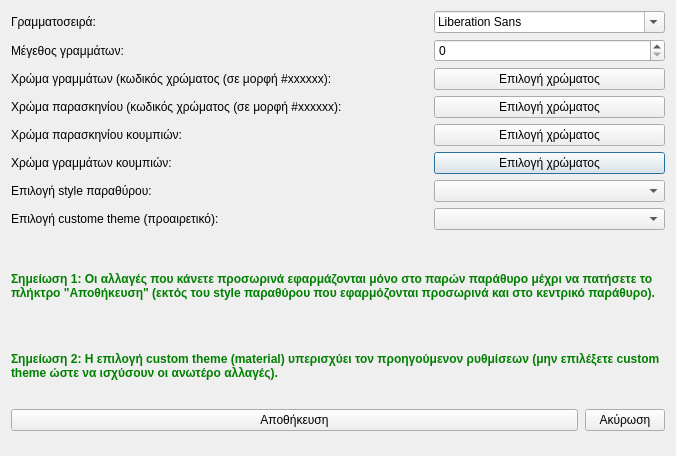
<?xml version="1.0" encoding="UTF-8"?>
<ui version="4.0">
 <class>Dialog</class>
 <widget class="QDialog" name="Dialog">
  <property name="geometry">
   <rect>
    <x>0</x>
    <y>0</y>
    <width>676</width>
    <height>456</height>
   </rect>
  </property>
  <property name="windowTitle">
   <string>Επιλογή θέματος</string>
  </property>
  <property name="windowIcon">
   <iconset resource="../../icons.qrc">
    <normaloff>:/rest-windows/assets/images/rest-windows/theme.png</normaloff>:/rest-windows/assets/images/rest-windows/theme.png</iconset>
  </property>
  <layout class="QGridLayout" name="gridLayout">
   <item row="0" column="2">
    <widget class="QFontComboBox" name="font">
     <property name="sizePolicy">
      <sizepolicy hsizetype="Preferred" vsizetype="Maximum">
       <horstretch>0</horstretch>
       <verstretch>0</verstretch>
      </sizepolicy>
     </property>
     <property name="minimumSize">
      <size>
       <width>0</width>
       <height>0</height>
      </size>
     </property>
    </widget>
   </item>
   <item row="1" column="0" colspan="2">
    <widget class="QLabel" name="label_2">
     <property name="text">
      <string>Μέγεθος γραμμάτων:</string>
     </property>
    </widget>
   </item>
   <item row="5" column="2">
    <widget class="QPushButton" name="button_font_colour">
     <property name="sizePolicy">
      <sizepolicy hsizetype="Minimum" vsizetype="Maximum">
       <horstretch>0</horstretch>
       <verstretch>0</verstretch>
      </sizepolicy>
     </property>
     <property name="minimumSize">
      <size>
       <width>0</width>
       <height>0</height>
      </size>
     </property>
     <property name="text">
      <string>Επιλογή χρώματος</string>
     </property>
     <property name="icon">
      <iconset resource="../../icons.qrc">
       <normaloff>:/rest-windows/assets/images/rest-windows/color-picker.png</normaloff>:/rest-windows/assets/images/rest-windows/color-picker.png</iconset>
     </property>
    </widget>
   </item>
   <item row="3" column="0" colspan="2">
    <widget class="QLabel" name="label_4">
     <property name="text">
      <string>Χρώμα παρασκηνίου (κωδικός χρώματος (σε μορφή #xxxxxx):</string>
     </property>
    </widget>
   </item>
   <item row="4" column="0" colspan="2">
    <widget class="QLabel" name="label_5">
     <property name="text">
      <string>Χρώμα παρασκηνίου κουμπιών:</string>
     </property>
    </widget>
   </item>
   <item row="4" column="2">
    <widget class="QPushButton" name="button_background_colour">
     <property name="sizePolicy">
      <sizepolicy hsizetype="Minimum" vsizetype="Maximum">
       <horstretch>0</horstretch>
       <verstretch>0</verstretch>
      </sizepolicy>
     </property>
     <property name="minimumSize">
      <size>
       <width>0</width>
       <height>0</height>
      </size>
     </property>
     <property name="text">
      <string>Επιλογή χρώματος</string>
     </property>
     <property name="icon">
      <iconset resource="../../icons.qrc">
       <normaloff>:/rest-windows/assets/images/rest-windows/color-picker.png</normaloff>:/rest-windows/assets/images/rest-windows/color-picker.png</iconset>
     </property>
    </widget>
   </item>
   <item row="0" column="0" colspan="2">
    <widget class="QLabel" name="label">
     <property name="text">
      <string>Γραμματοσειρά:</string>
     </property>
    </widget>
   </item>
   <item row="8" column="0" rowspan="2" colspan="3">
    <widget class="QLabel" name="label_8">
     <property name="styleSheet">
      <string notr="true">QLabel{font-weight:bold;color:green;}</string>
     </property>
     <property name="text">
      <string>Σημείωση 1: Οι αλλαγές που κάνετε προσωρινά εφαρμάζονται μόνο στο παρών παράθυρο μέχρι να πατήσετε το πλήκτρο &quot;Αποθήκευση&quot; (εκτός του style παραθύρου που εφαρμόζονται προσωρινά και στο κεντρικό παράθυρο).</string>
     </property>
     <property name="wordWrap">
      <bool>true</bool>
     </property>
    </widget>
   </item>
   <item row="3" column="2">
    <widget class="QPushButton" name="background_colour">
     <property name="sizePolicy">
      <sizepolicy hsizetype="Minimum" vsizetype="Maximum">
       <horstretch>0</horstretch>
       <verstretch>0</verstretch>
      </sizepolicy>
     </property>
     <property name="minimumSize">
      <size>
       <width>0</width>
       <height>0</height>
      </size>
     </property>
     <property name="text">
      <string>Επιλογή χρώματος</string>
     </property>
     <property name="icon">
      <iconset resource="../../icons.qrc">
       <normaloff>:/rest-windows/assets/images/rest-windows/color-picker.png</normaloff>:/rest-windows/assets/images/rest-windows/color-picker.png</iconset>
     </property>
    </widget>
   </item>
   <item row="1" column="2">
    <widget class="QSpinBox" name="font_size">
     <property name="sizePolicy">
      <sizepolicy hsizetype="Minimum" vsizetype="Maximum">
       <horstretch>0</horstretch>
       <verstretch>0</verstretch>
      </sizepolicy>
     </property>
     <property name="minimumSize">
      <size>
       <width>0</width>
       <height>0</height>
      </size>
     </property>
    </widget>
   </item>
   <item row="7" column="2">
    <widget class="QComboBox" name="qt_material_themes">
     <item>
      <property name="text">
       <string/>
      </property>
     </item>
    </widget>
   </item>
   <item row="2" column="0" colspan="2">
    <widget class="QLabel" name="label_3">
     <property name="text">
      <string>Χρώμα γραμμάτων (κωδικός χρώματος (σε μορφή #xxxxxx):</string>
     </property>
    </widget>
   </item>
   <item row="2" column="2">
    <widget class="QPushButton" name="font_colour">
     <property name="sizePolicy">
      <sizepolicy hsizetype="Minimum" vsizetype="Maximum">
       <horstretch>0</horstretch>
       <verstretch>0</verstretch>
      </sizepolicy>
     </property>
     <property name="minimumSize">
      <size>
       <width>0</width>
       <height>0</height>
      </size>
     </property>
     <property name="text">
      <string>Επιλογή χρώματος</string>
     </property>
     <property name="icon">
      <iconset resource="../../icons.qrc">
       <normaloff>:/rest-windows/assets/images/rest-windows/color-picker.png</normaloff>:/rest-windows/assets/images/rest-windows/color-picker.png</iconset>
     </property>
    </widget>
   </item>
   <item row="7" column="0" colspan="2">
    <widget class="QLabel" name="label_9">
     <property name="text">
      <string>Επιλογή custome theme (προαιρετικό):</string>
     </property>
    </widget>
   </item>
   <item row="6" column="0" colspan="2">
    <widget class="QLabel" name="label_7">
     <property name="text">
      <string>Επιλογή style παραθύρου:</string>
     </property>
    </widget>
   </item>
   <item row="5" column="0" colspan="2">
    <widget class="QLabel" name="label_6">
     <property name="text">
      <string>Χρώμα γραμμάτων κουμπιών:</string>
     </property>
    </widget>
   </item>
   <item row="6" column="2">
    <widget class="QComboBox" name="style">
     <property name="sizePolicy">
      <sizepolicy hsizetype="Preferred" vsizetype="Maximum">
       <horstretch>0</horstretch>
       <verstretch>0</verstretch>
      </sizepolicy>
     </property>
     <property name="minimumSize">
      <size>
       <width>0</width>
       <height>0</height>
      </size>
     </property>
    </widget>
   </item>
   <item row="10" column="0" colspan="3">
    <widget class="QLabel" name="label_10">
     <property name="styleSheet">
      <string notr="true">QLabel{font-weight:bold;color:green;}</string>
     </property>
     <property name="text">
      <string>Σημείωση 2: Η επιλογή custom theme (material) υπερισχύει τον προηγούμενον ρυθμίσεων (μην επιλέξετε custom theme ώστε να ισχύσουν οι ανωτέρο αλλαγές).</string>
     </property>
     <property name="wordWrap">
      <bool>true</bool>
     </property>
    </widget>
   </item>
   <item row="11" column="0" colspan="3">
    <widget class="QFrame" name="frame">
     <property name="styleSheet">
      <string notr="true">QFrame{border:none;}</string>
     </property>
     <property name="frameShape">
      <enum>QFrame::StyledPanel</enum>
     </property>
     <property name="frameShadow">
      <enum>QFrame::Raised</enum>
     </property>
     <layout class="QHBoxLayout" name="horizontalLayout">
      <property name="spacing">
       <number>7</number>
      </property>
      <property name="leftMargin">
       <number>0</number>
      </property>
      <property name="topMargin">
       <number>0</number>
      </property>
      <property name="rightMargin">
       <number>0</number>
      </property>
      <property name="bottomMargin">
       <number>0</number>
      </property>
      <item>
       <widget class="QPushButton" name="save">
        <property name="sizePolicy">
         <sizepolicy hsizetype="Expanding" vsizetype="Maximum">
          <horstretch>0</horstretch>
          <verstretch>0</verstretch>
         </sizepolicy>
        </property>
        <property name="minimumSize">
         <size>
          <width>0</width>
          <height>0</height>
         </size>
        </property>
        <property name="text">
         <string>Αποθήκευση</string>
        </property>
        <property name="icon">
         <iconset resource="../../icons.qrc">
          <normaloff>:/rest-windows/assets/images/rest-windows/save.png</normaloff>:/rest-windows/assets/images/rest-windows/save.png</iconset>
        </property>
       </widget>
      </item>
      <item>
       <widget class="QPushButton" name="cancel">
        <property name="sizePolicy">
         <sizepolicy hsizetype="Minimum" vsizetype="Maximum">
          <horstretch>0</horstretch>
          <verstretch>0</verstretch>
         </sizepolicy>
        </property>
        <property name="minimumSize">
         <size>
          <width>0</width>
          <height>0</height>
         </size>
        </property>
        <property name="text">
         <string>Ακύρωση</string>
        </property>
       </widget>
      </item>
     </layout>
    </widget>
   </item>
  </layout>
 </widget>
 <tabstops>
  <tabstop>font</tabstop>
  <tabstop>font_size</tabstop>
  <tabstop>font_colour</tabstop>
  <tabstop>background_colour</tabstop>
  <tabstop>button_background_colour</tabstop>
  <tabstop>button_font_colour</tabstop>
  <tabstop>style</tabstop>
  <tabstop>qt_material_themes</tabstop>
  <tabstop>save</tabstop>
  <tabstop>cancel</tabstop>
 </tabstops>
 <resources>
  <include location="../../icons.qrc"/>
 </resources>
 <connections/>
</ui>
